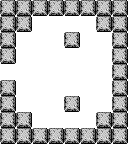

A 2D game scene composited from a Tiled map and its tileset images. What follows is a short description and the map's XML, with every tile layer's data as written:
An orthogonal 8x9 tile map with 16x16 px tiles, 1 tile layer (Tile Layer 1), 2 tilesets.

<map version="1.10" tiledversion="1.10.2" orientation="orthogonal" renderorder="right-down" width="8" height="9" tilewidth="16" tileheight="16" infinite="0" nextlayerid="2" nextobjectid="1">
 <editorsettings>
  <export target="starting-cave.json" format="json" />
 </editorsettings>
 <tileset firstgid="1" source="../valleyntino-overworld-tiled-tiles.tsx" />
 <tileset firstgid="17" source="../valley-graphics.tsx" />
 <layer id="1" name="Tile Layer 1" width="8" height="9">
  <data encoding="csv">
12,12,12,12,12,12,12,12,
12,12,1,1,1,1,12,12,
12,1,1,1,12,1,1,12,
12,1,1,1,1,1,1,12,
13,13,13,13,1,1,1,12,
12,1,1,1,1,1,1,12,
12,1,1,1,12,1,1,12,
12,12,1,1,1,1,12,12,
12,12,12,12,12,12,12,12
</data>
 </layer>
</map>
